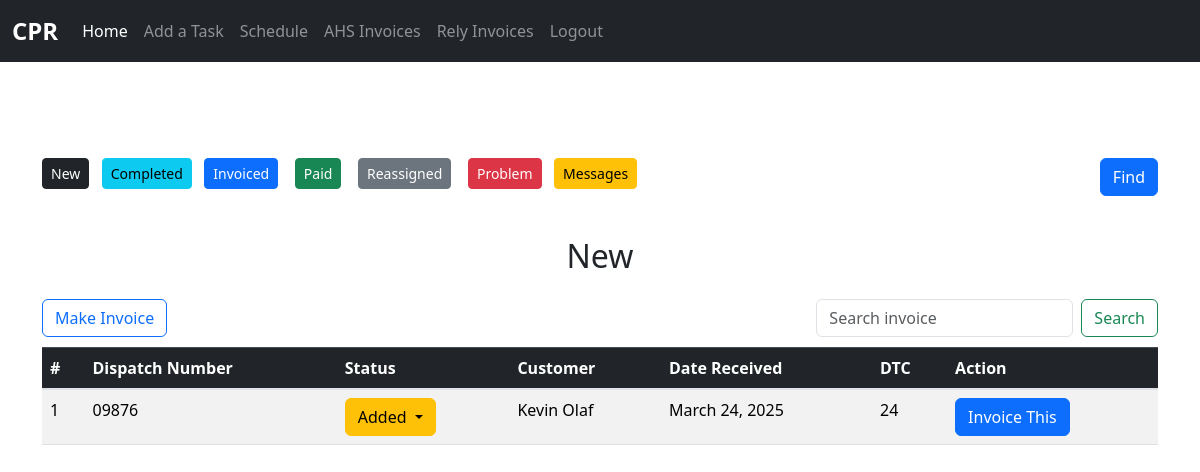
The app's page /rely/rely_invoice (signed in), older data.
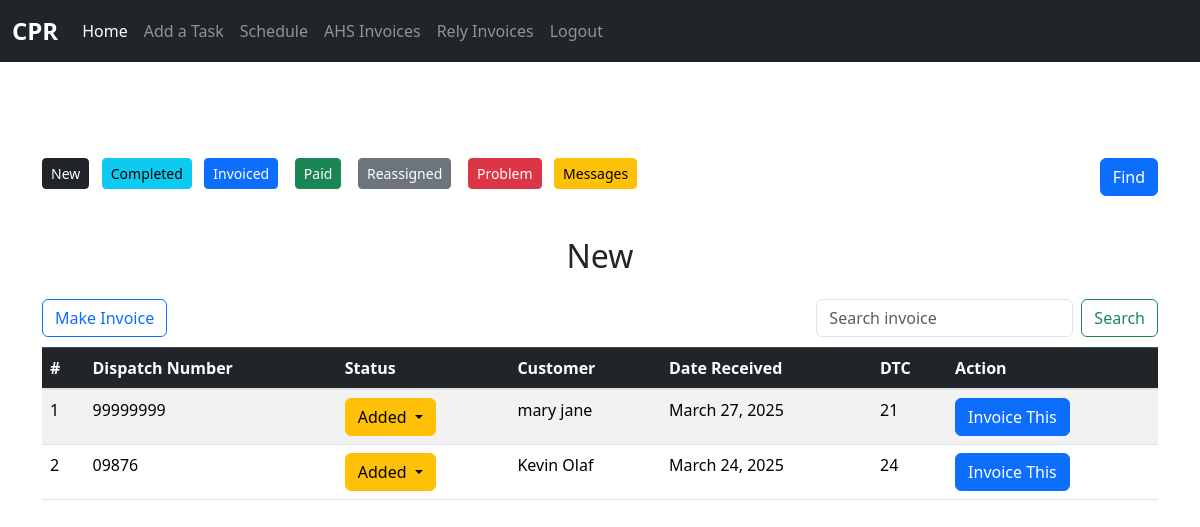
The same page, newer data.
### rely_invoice/models.py (models this page shows, shortened)
class RelyInvoice(models.Model):
	dispatch_number = models.CharField(max_length=50, blank=True, null=True)
	status = models.ForeignKey(Status, null=True, blank=True, on_delete=models.SET_NULL)
	customer = models.CharField(max_length=50, blank=True, null=True)
	date_received = models.DateField(default=timezone.now)  # Date the invoice was received
	date_invoiced = models.DateField(default=timezone.now)  # Date the invoice was invoiced
	note = models.TextField(blank=False, null=False)
	amount = models.DecimalField(max_digits=20, decimal_places=2, blank=True, null=True)
	date_paid = models.DateField(default=timezone.now)
	@property
	def days_difference(self):
		if self.date_received:
			current_date = timezone.now().date()
			difference = (current_date - self.date_received).days
			return 1 if difference == 0 else difference
		return None

class Status(models.Model):
	name = models.CharField(max_length=50, blank=True, null=False)

### rely_invoice/views.py (the view, shortened to what this page needs)
# urls.py: path('rely_invoice', views.rely_invoice, name="rely_invoice"),
@login_required(login_url='login')
def rely_invoice(request):
    all_invoice = RelyInvoice.objects.all().order_by('-id')
    all_statuses = Status.objects.all()
    pst_tz = pytz.timezone("America/Los_Angeles")
    now_pst = now().astimezone(pst_tz)
    print(now_pst, flush=True)
    search_results = None
    the_result = None
    context = {
        "all_invoice": all_invoice,
        "all_statuses": all_statuses,
        'search_results':search_results,
        "the_result":the_result,
    }
    return render(request, 'rely_inv.html', context)

### rely_invoice/templates/rely_inv.html (shortened to what this page needs)
{% extends 'base.html' %}
{% block content %}
    <div class="container mt-5">
        <button style="float:right" type="button" class="btn btn-primary" data-toggle="modal" data-target=".bd-example-modal-sm">Find</button>
    </div>
    <div class="container mt-5">
        {% include 'rely_nav.html' %}
    </div>
	<div class="container mt-5">
		<h2 style="text-align: center;" class="mb-4">New</h2>
	    	<div class="table-responsive">
	    		<form style="float:right;" method="POST" class="form-inline my-2 my-lg-0">
				    <input name="inv_data" class="form-control mr-sm-2" type="search" placeholder="Search invoice" aria-label="Search">
				    <button class="btn btn-outline-success my-2 my-sm-0" type="submit">Search</button>
				</form>
                <a style="float:left;" href="{% url 'make_invoice' %}" class="btn btn-outline-primary">Make Invoice</a>
				<br><br>
                <table class="table table-striped">
                    <thead class="table-dark">
                        <tr>
                            <th>#</th>
                            <th>Dispatch Number</th>
                            <th>Status</th>
                            <th>Customer</th>
                            <th>Date Received</th>
                            <th>DTC</th>
                            <th>Action</th>
                        </tr>
                    </thead>
                    <tbody>
                        {% if search_results is None %}
                            {% for invoice in all_invoice %}
                            <tr>
                                <td>{{ forloop.counter }}</td>
                                <td>{{ invoice.dispatch_number }}</td>
                                <td>
                				    <div class="dropdown">
                				        <button class="btn btn-warning dropdown-toggle" data-bs-toggle="dropdown">
                				            {{ invoice.status.name }}
                				        </button>
                				    </div>
                				</td>
                                <td>{{ invoice.customer }}</td>
                                <td>{{ invoice.date_received }}</td>
                                <td>{{ invoice.days_difference }}</td>
                                {% if invoice.dispatch_number != m_dispatch %}
                                <td><a class="btn btn-primary" href="{% url 'update_r_invoice' invoice.id %}">Invoice This</a></td>
                                {% endif %}
                            </tr>
                            {% empty %}
                            <tr>
                                <td colspan="6" class="text-center">No invoices available.</td>
                            </tr>
                            {% endfor %}
                        {% endif %}
                    </tbody>
                </table>
	    	</div>
	</div>
{% endblock %}

Row changes from the older to the newer data that the page shows:
added RelyInvoice: dispatch_number "99999999", status.name "Added", customer "mary jane", date_received "March 27, 2025", days_difference "21", shows "Invoice This"
